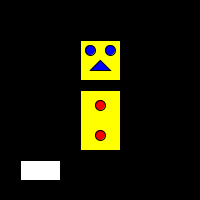
Frame 1 (no input)
Frame 60 (the mouse pressed at the canvas centre just before this capture): identical to frame 1, image omitted
Frame 120 (the mouse held since frame 60 and released just before this capture): identical to frame 1, image omitted

The Processing sketch that drew this single still picture (run headless with seeded random() and noise(); from frame 60 on, the mouse is pressed at the canvas centre):

// Processing sketch: processing_88807
// ── processing_88807.pde

void setup()
{
  size (200, 200);
}

void draw()
{
if (mouseX > 20 && mouseX < 60 && mouseY > 160 && mouseY < 180)
{
  background (255);
}
else background (0);
fill (255, 255, 0);
rect (80, 40, 40, 40);
rect (80, 90, 40, 60);
fill (255, 0, 0);
ellipseMode(CENTER);
ellipse (100, 105, 10, 10);
ellipse (100, 135, 10, 10);
fill (0, 0, 255);
ellipse (90, 50, 10, 10);
ellipse (110, 50, 10, 10);
triangle(100, 60, 110, 70, 90, 70);
fill (255);
rect (20, 160, 40, 20);
}
